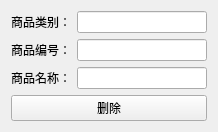
<?xml version="1.0" encoding="UTF-8"?>
<ui version="4.0">
 <class>Form</class>
 <widget class="QWidget" name="Form">
  <property name="geometry">
   <rect>
    <x>0</x>
    <y>0</y>
    <width>218</width>
    <height>127</height>
   </rect>
  </property>
  <property name="windowTitle">
   <string>Form</string>
  </property>
  <layout class="QGridLayout" name="gridLayout">
   <item row="0" column="0">
    <layout class="QFormLayout" name="formLayout">
     <item row="0" column="0">
      <widget class="QLabel" name="label">
       <property name="text">
        <string>商品类别：</string>
       </property>
      </widget>
     </item>
     <item row="0" column="1">
      <widget class="QLineEdit" name="lineEdit"/>
     </item>
     <item row="1" column="0">
      <widget class="QLabel" name="label_2">
       <property name="text">
        <string>商品编号：</string>
       </property>
      </widget>
     </item>
     <item row="1" column="1">
      <widget class="QLineEdit" name="lineEdit_2">
       <property name="text">
        <string/>
       </property>
      </widget>
     </item>
     <item row="2" column="0">
      <widget class="QLabel" name="label_3">
       <property name="text">
        <string>商品名称：</string>
       </property>
      </widget>
     </item>
     <item row="2" column="1">
      <widget class="QLineEdit" name="lineEdit_3">
       <property name="text">
        <string/>
       </property>
      </widget>
     </item>
    </layout>
   </item>
   <item row="1" column="0">
    <widget class="QPushButton" name="pushButton">
     <property name="text">
      <string>删除</string>
     </property>
    </widget>
   </item>
  </layout>
 </widget>
 <resources/>
 <connections/>
</ui>
